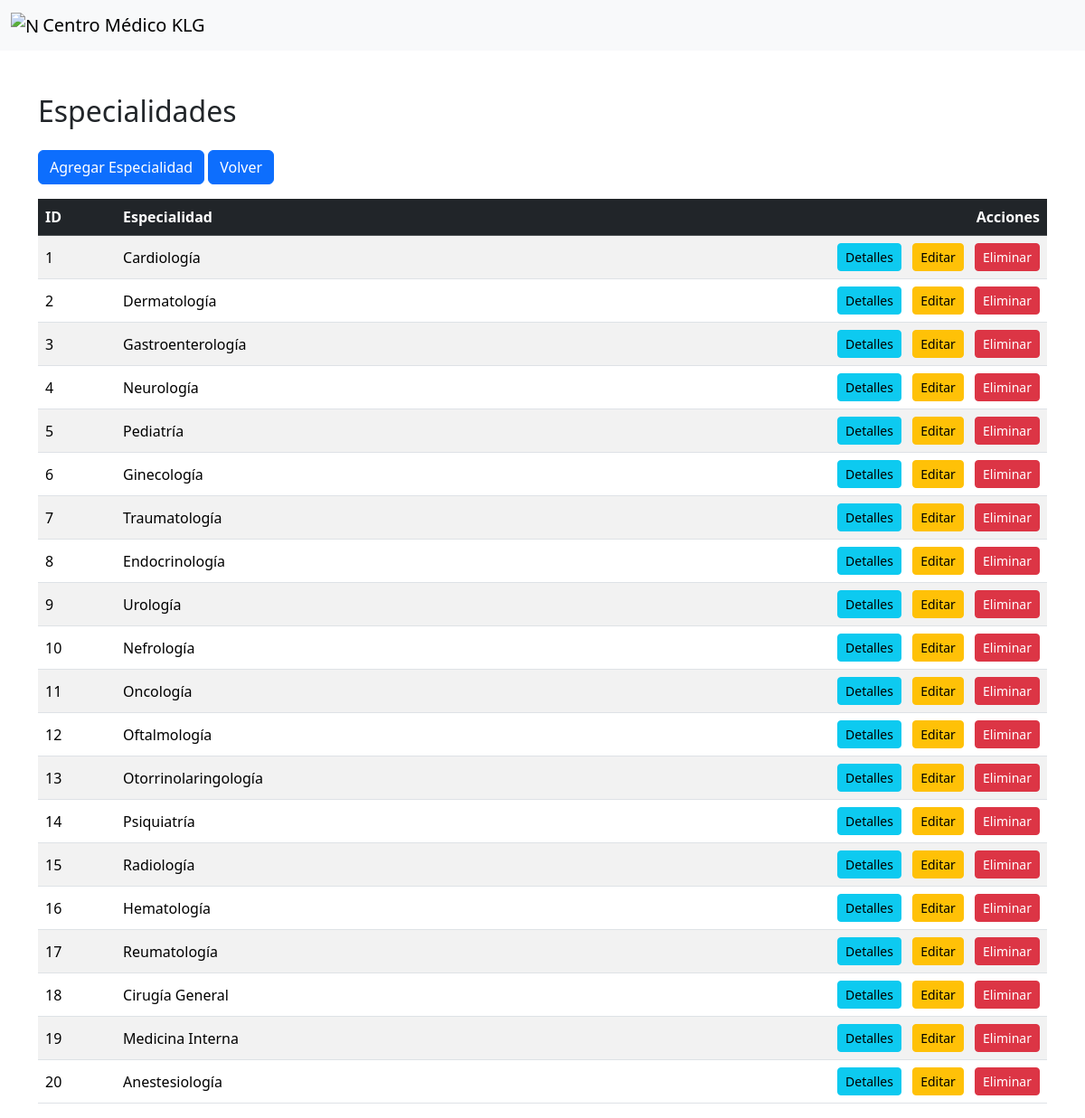
Before: /especialidades/ with the older database file.
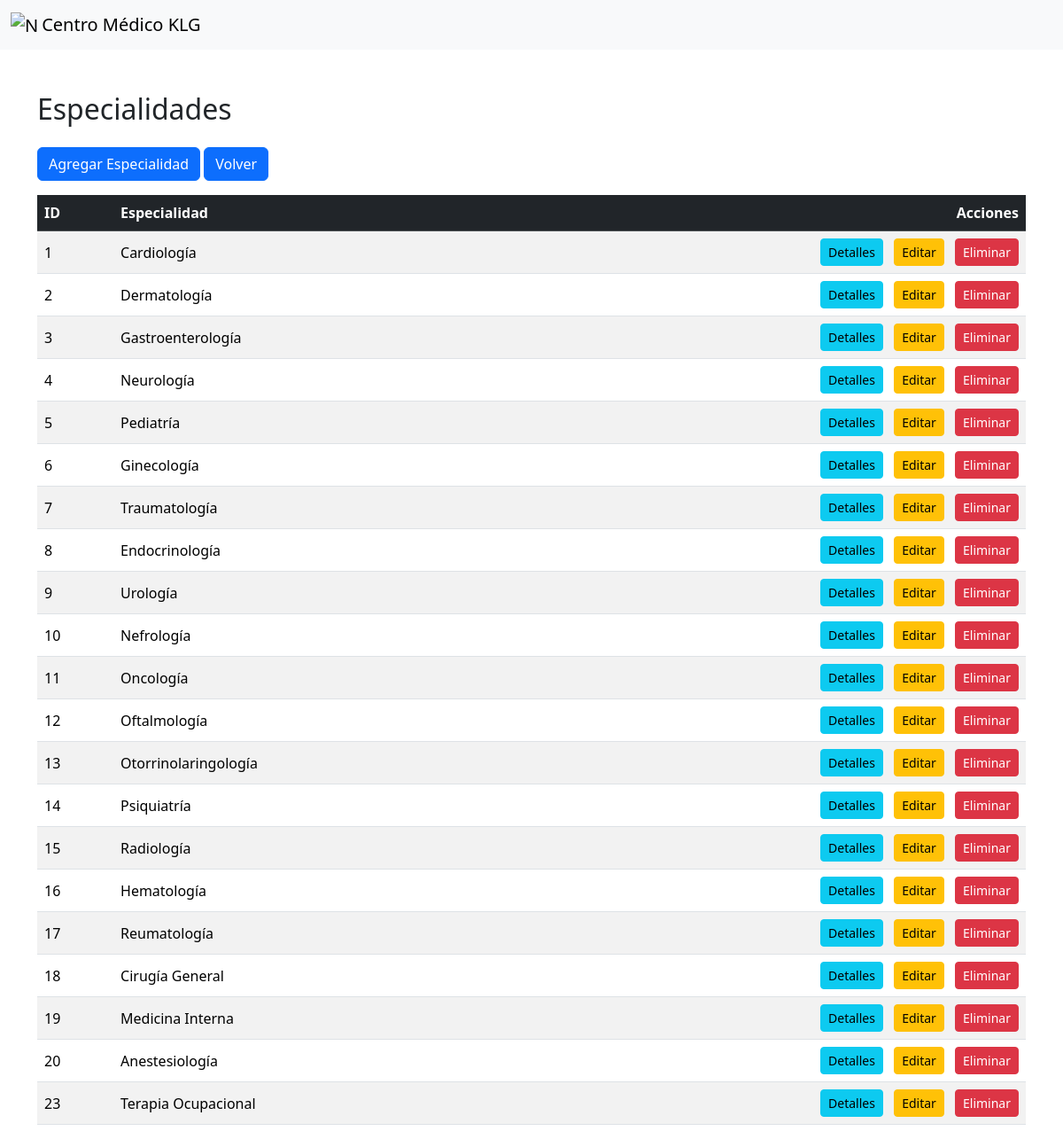
After: the same page with the newer database file.
### App/models.py (models this page shows, shortened)
class Especialidades(models.Model):
    id_especialidad = models.AutoField(primary_key=True)
    nombre_especialidad = models.CharField(max_length=255, blank=True, null=True)

### App/views.py (the view)
# urls.py: path('especialidades/', views.especialidades_list, name='especialidades_list'),
def especialidades_list(request):
    especialidades = Especialidades.objects.all()
    return render(request, 'App/especialidades_list.html', {'especialidades_list': especialidades})

### App/templates/App/especialidades_list.html (shortened to what this page needs)
{% extends "layout/base.html" %}
{% block content %}
<div class="container mt-5">
  <h2 class="mb-4">Especialidades</h2>
  <a href="{% url 'especialidad_new' %}" class="btn btn-primary mb-3">Agregar Especialidad</a>
  <a href="{% url 'admin_menu' %}" class="btn btn-primary mb-3">Volver</a>
  <div class="table-responsive">
    <table class="table table-striped align-middle">
      <thead class="table-dark">
        <tr>
          <th scope="col">ID</th>
          <th scope="col">Especialidad</th>
          <th scope="col" style="text-align: end;">Acciones</th>
        </tr>
      </thead>
      <tbody>
        {% for especialidad in especialidades_list %}
        <tr>
          <td>{{ especialidad.id_especialidad }}</td>
          <td>{{ especialidad.nombre_especialidad }}</td>
          <td style="text-align: end;">
            <a href="{% url 'especialidad_detail' especialidad.pk %}" class="btn btn-info btn-sm me-2">Detalles</a>
            <a href="{% url 'especialidades_edit' especialidad.pk %}" class="btn btn-warning btn-sm me-2">Editar</a>
            <form action="{% url 'especialidades_delete' especialidad.pk %}" method="post" class="d-inline">
              <button type="submit" class="btn btn-danger btn-sm">Eliminar</button>
            </form>
          </td>
        </tr>
        {% endfor %}
      </tbody>
    </table>
  </div>
</div>
{% endblock %}

Changed rows visible on the page:
added Especialidades: id_especialidad "23", nombre_especialidad "Terapia Ocupacional"
